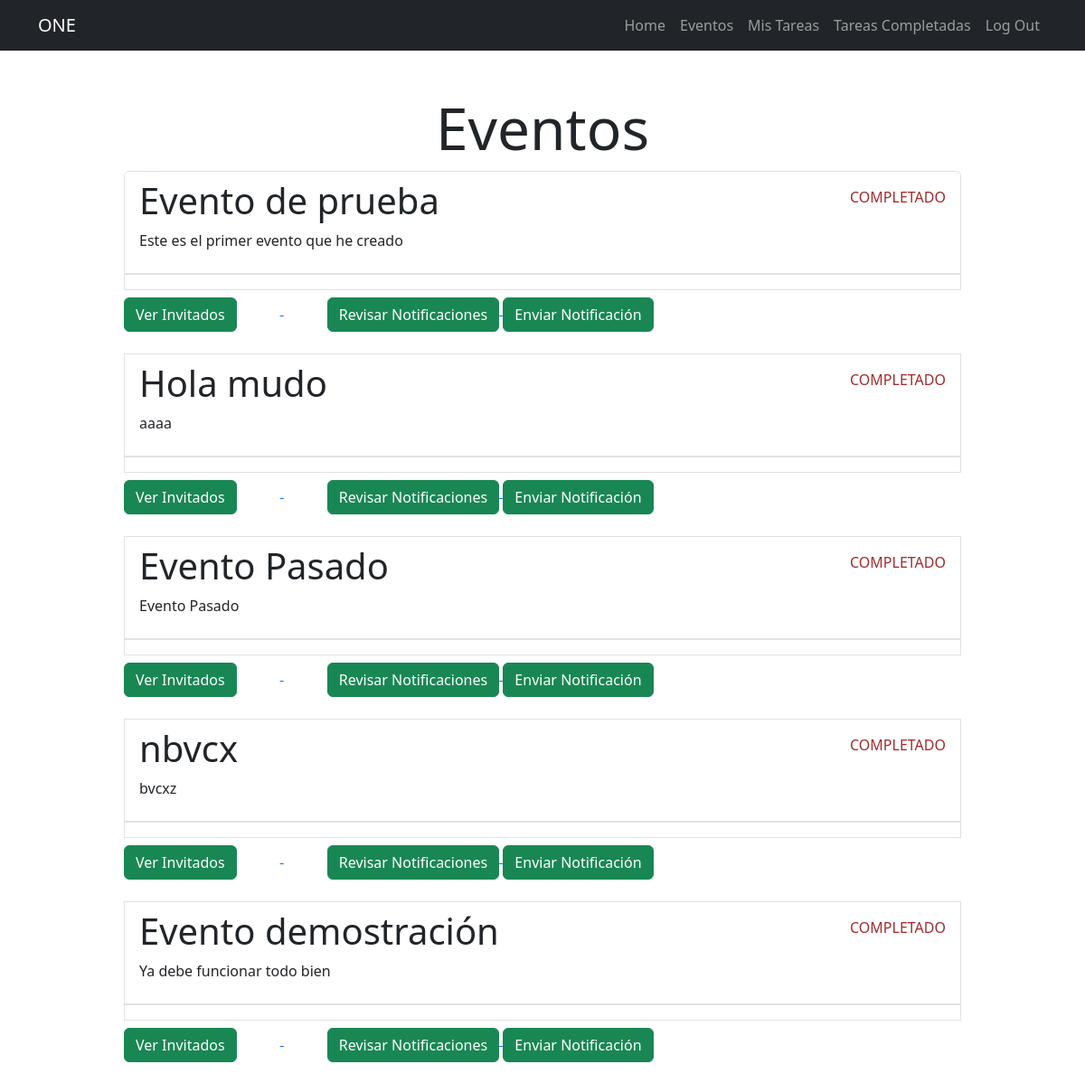
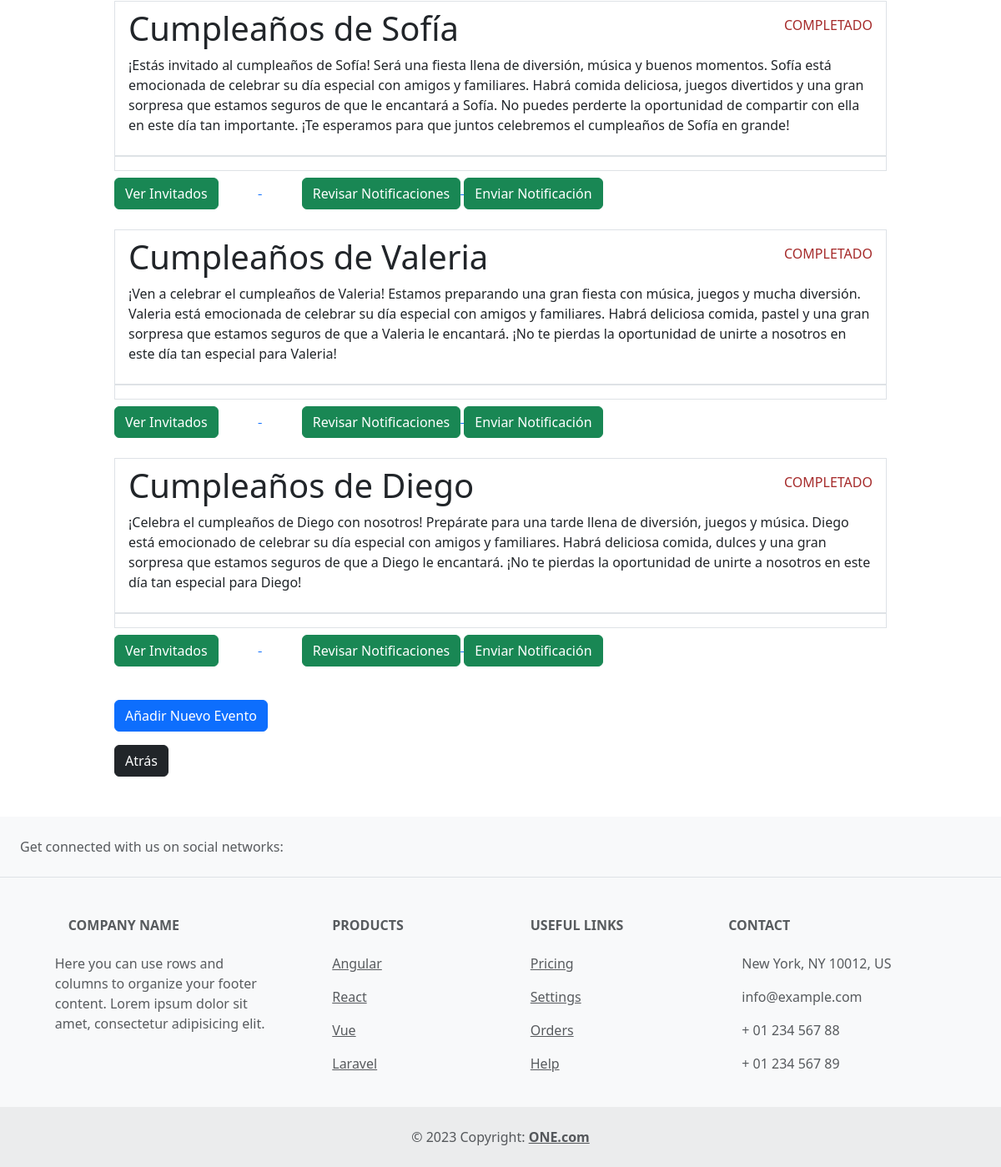
Page /eventos-completos/ (signed in) on the committed database (2 pictures, top to bottom).
### event/models.py (models this page shows, shortened)
class Evento(models.Model):
    nombre = models.CharField(max_length=80)
    descripcion = models.TextField(blank=True)
    fechaCreacion = models.DateTimeField(auto_now_add=True)
    fecha= models.DateField(null = True, blank = True)
    ubicacion = models.CharField(max_length=200)
    user = models.ForeignKey(User, on_delete=models.CASCADE)

### event/views.py (the view)
# urls.py: path('eventos-completos/', eventos_completados, name= 'eventos_completados'),
@login_required
def eventos_completados(request):
    eventos = Evento.objects.filter(user=request.user, fecha__lt = date.today())
    return render(request, 'eventos.html', {'eventos': eventos, 'date': date.today()})

### event/templates/eventos.html (shortened to what this page needs)
{% extends 'base.html' %}
{% block content%}
<main class="container">
    <div class="row">
        <div class="col-md-10 offset-md-1 ">
            <h1 class="mt-5 text-center display-3">Eventos</h1>
            <ul class="list-group">
                {% for evento in eventos %}
                <a href="{% url 'evento_detail' evento.id %}" class="list-group-item ">
                    <header class="d-flex justify-content-between">
                        <h1 class="fw-bold-3"> {{evento.nombre}}</h1>
                        {% if evento.fecha < date.today %}
                            <p class="mt-2" style="color: brown;">COMPLETADO</p>
                        {% else %}
                            <p class="mt-2"> {{evento.fecha}} </p>
                        {% endif %}
                    </header>
                    <p> {{evento.descripcion}} </p>
                    <div class="justify-content-end">
                        <a href="{% url 'invitados' evento.id %}">
                            <button class="btn btn-success mt-2 me-5 d-inline-block">Ver Invitados</button>
                        </a>
                        <a href="{% url 'reminders' evento_id=evento.id %}">
                            <button class="btn btn-success mt-2 ms-5 d-inline-block ">Revisar Notificaciones</button>
                        </a>
                        <a href="{% url 'reminder_crear' evento_id=evento.id %}">
                            <button class="btn btn-success mt-2  d-inline-block">Enviar Notificación</button>
                        </a>
                    </div>
                </a>
                <br>
                {% endfor %}
            </ul>
            <form action="{% url 'evento_crear' %}"  method="POST">
                <button class="btn btn-primary mt-3">Añadir Nuevo Evento</button>
            </form>
            {% if '/eventos/' not in request.path %}
                <form action="{% url 'eventos' %}"  method="POST">
                    <button class="btn btn-dark mt-3 mb-5" >Atrás</button>
                </form>
            {% endif %}
        </div>
    </div>
</main>
{% endblock %}

### rows in the picture
Evento: nombre "Evento de prueba", fecha "COMPLETADO", descripcion "Este es el primer evento que he creado"
Evento: nombre "Hola mudo", fecha "COMPLETADO", descripcion "aaaa"
Evento: nombre "Evento Pasado", fecha "COMPLETADO", descripcion "Evento Pasado"
Evento: nombre "nbvcx", fecha "COMPLETADO", descripcion "bvcxz"
Evento: nombre "Evento demostración", fecha "COMPLETADO", descripcion "Ya debe funcionar todo bien"
Evento: nombre "Cumpleaños de Sofía", fecha "COMPLETADO", descripcion "¡Estás invitado al cumpleaños de Sofía! Será una fiesta llena de diversión, música y buenos momentos. Sofía está emocionada de celebrar su día especial con amigos y familiares. Habrá comida deliciosa, juegos divertidos y una gran sorpresa que estamos seguros de que le encantará a Sofía. No puedes perderte la oportunidad de compartir con ella en este día tan importante. ¡Te esperamos para que juntos celebremos el cumpleaños de Sofía en grande!"
Evento: nombre "Cumpleaños de Valeria", fecha "COMPLETADO", descripcion "¡Ven a celebrar el cumpleaños de Valeria! Estamos preparando una gran fiesta con música, juegos y mucha diversión. Valeria está emocionada de celebrar su día especial con amigos y familiares. Habrá deliciosa comida, pastel y una gran sorpresa que estamos seguros de que a Valeria le encantará. ¡No te pierdas la oportunidad de unirte a nosotros en este día tan especial para Valeria!"
Evento: nombre "Cumpleaños de Diego", fecha "COMPLETADO", descripcion "¡Celebra el cumpleaños de Diego con nosotros! Prepárate para una tarde llena de diversión, juegos y música. Diego está emocionado de celebrar su día especial con amigos y familiares. Habrá deliciosa comida, dulces y una gran sorpresa que estamos seguros de que a Diego le encantará. ¡No te pierdas la oportunidad de unirte a nosotros en este día tan especial para Diego!"
